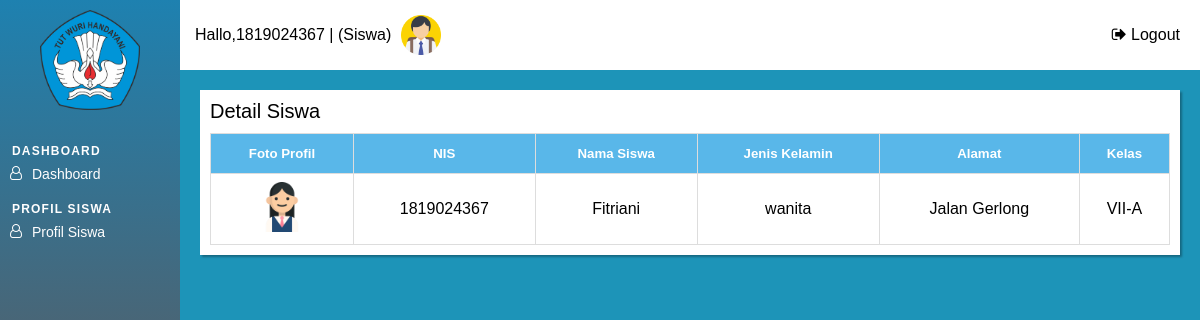
/siswa/halaman_siswa.php?page=profil (signed in), run on the app's committed database.
### tables this page shows
CREATE TABLE `tbl_siswa` (
  `id_siswa` int(11) NOT NULL,
  `nis` char(10) NOT NULL,
  `nama_siswa` varchar(50) NOT NULL,
  `jenis_kelamin` varchar(20) DEFAULT NULL,
  `alamat` varchar(100) DEFAULT NULL,
  `id_kelas` int(11) DEFAULT NULL,
  `foto_siswa` varchar(30) DEFAULT NULL,
  `password_siswa` varchar(50) NOT NULL
);

CREATE TABLE `tbl_kelas` (
  `id_kelas` int(11) NOT NULL,
  `kode_kelas` char(10) NOT NULL,
  `nama_kelas` varchar(30) NOT NULL
);

### siswa/index.php (the view, shortened to what this page needs)
<div class="tabel-page">
	<div class="tabel-heading">
		Detail Siswa
	</div>
	<table id="list-data" class="display">
		<thead>
		<?php
				include "../config/koneksi.php";
				$query = "SELECT * FROM tbl_siswa as s INNER JOIN tbl_kelas as k ON k.id_kelas = s.id_kelas WHERE s.password_siswa";
				$result = mysqli_query($conn, $query);
				if (mysqli_num_rows($result) > 0) {
					while($row = mysqli_fetch_assoc($result)) {
		?>
			<tr>
                <th><h5>Foto Profil</h5></th>
				<th><h5>NIS</h5></th>
				<th><h5>Nama Siswa</h5></th>
				<th><h5>Jenis Kelamin</h5></th>
                <th><h5>Alamat</h5></th>
				<th><h5>Kelas</h5></th>
			</tr>
		</thead>
		        <tr>
                    <td><img src="../assets/img/<?= $row["foto_siswa"]; ?>" width="50"</td>
		        	<td><?php echo $row["nis"];?></td>
		        	<td><?php echo $row["nama_siswa"];?></td>
		        	<td><?php echo $row["jenis_kelamin"];?></td>
		        	<td><?php echo $row["alamat"];?></td>
                    <td><?php echo $row["nama_kelas"];?></td>
		        </tr>
		<?php
					}
				}
		?>
	</table>
</div>

### assets/css/halaman_admin.css (style rules this page uses)
* { padding: 0; margin: 0; box-sizing: border-box; }
body { font: 16px sans-serif; }

### assets/css/tabel.css (style rules this page uses)
.tabel-page { background-color: #FFFF; box-shadow: 2px 2px 2px rgba(0, 0, 0,0.3); padding: 10px; width: 100%; height: auto; }
#list-data { font: 16px sans-serif; border-collapse: collapse; width: 100%; }
#list-data td, #list-data th { border: 1px solid #ddd; padding: 8px; text-align: center; }
#list-data th { padding-top: 12px; padding-bottom: 12px; text-align: center; background-color: #59b7e9; color: white; }
.tabel-heading { font-size: 20px; margin-bottom: 10px; }

### data on the page
tbl_siswa: foto_siswa (picture), nis "1819024367", nama_siswa "Fitriani", jenis_kelamin "wanita", alamat "Jalan Gerlong", id_kelas.nama_kelas "VII-A"

### other printed values
$_SESSION['username'] "1819024367"
